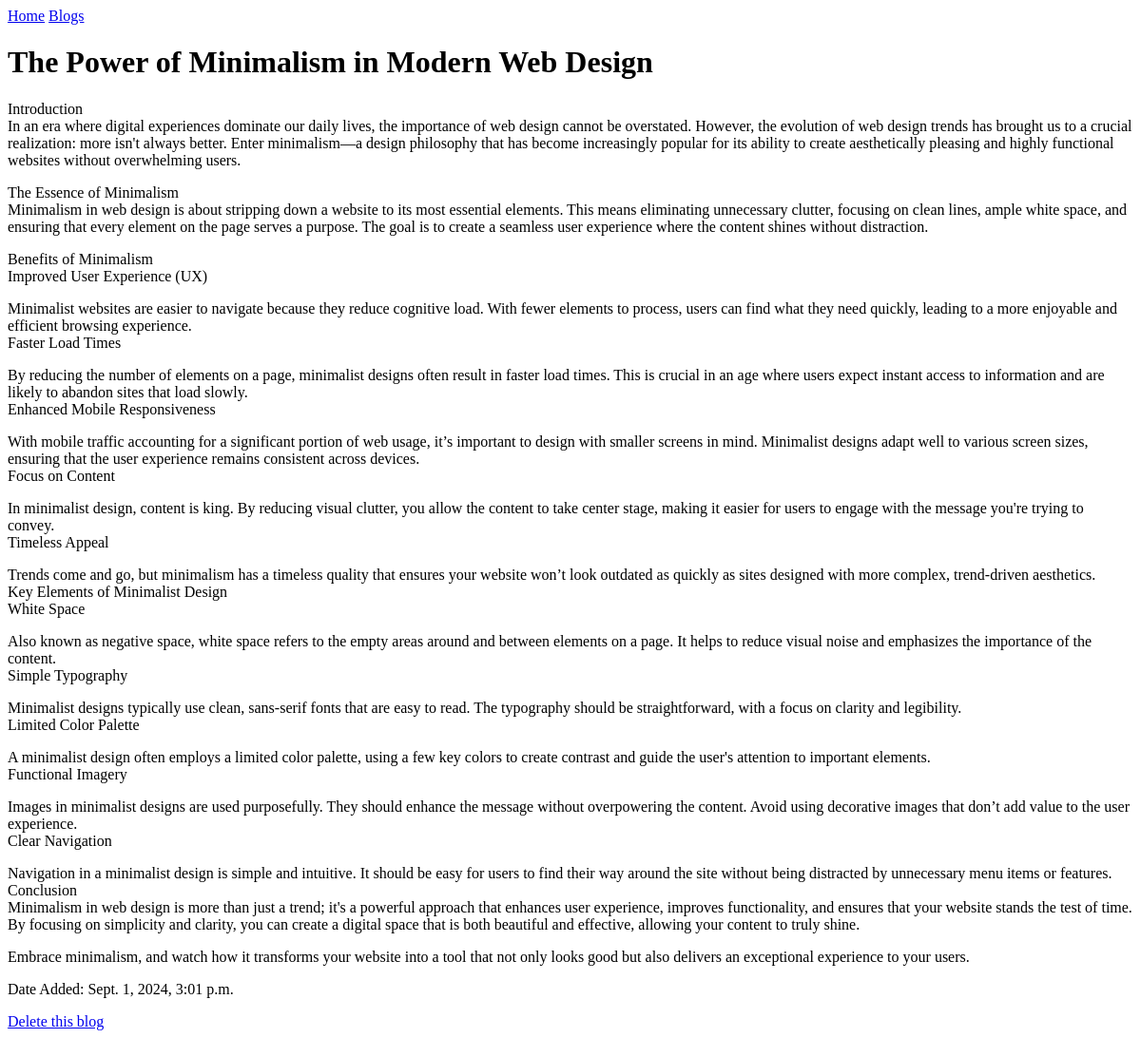
Before: /blog-view/1 with the older database file.
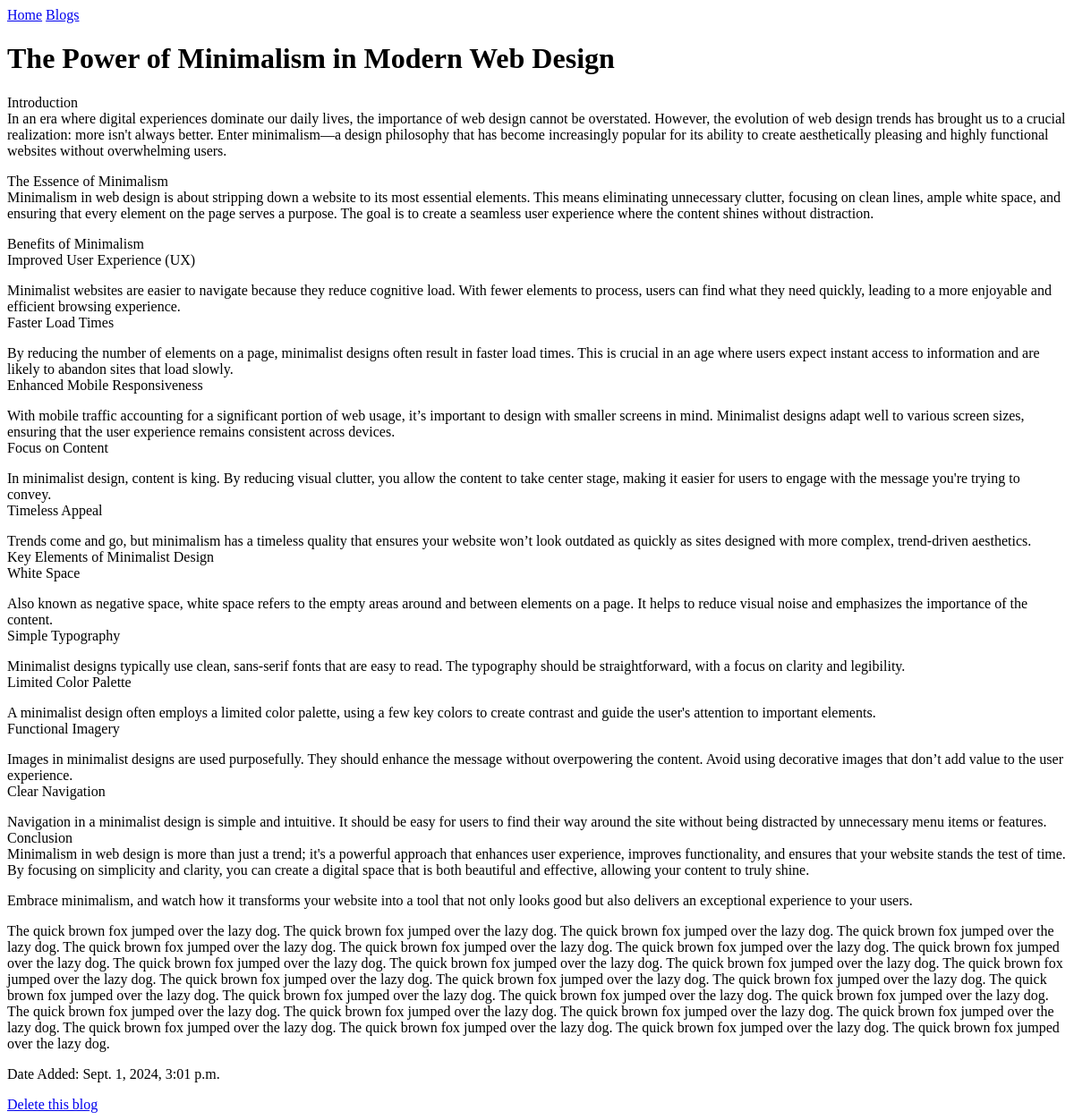
After: the same page with the newer database file.
### blogs/models.py (models this page shows, shortened)
class BlogPost(models.Model):
    title = models.CharField(max_length=200)
    text = models.TextField()
    date_added = models.DateTimeField(auto_now_add=True)

### blogs/views.py (the view)
# urls.py: path('blog-view/<int:title_id>', views.blogpost, name="blogpost"),
def blogpost(request, title_id):
    blogpost = BlogPost.objects.get(id=title_id)
    context = {'blogpost': blogpost}
    return render(request, 'blogs/blogpost.html', context)

### blogs/templates/blogs/blogpost.html (shortened to what this page needs)
{% extends "blogs/base.html" %}
{% block content %}
<h1>{{ blogpost.title }}</h1>
<p>
    {{ blogpost.text|linebreaks }}
</p>
<p>
    Date Added: {{ blogpost.date_added }}
</p>
<a href="{% url 'blogs:delete_blogpost' blogpost.id %}">Delete this blog</a>
<br>
{% endblock content %}

Changed rows visible on the page:
changed BlogPost "The Power of Minimalism in Modern Web Design": text "…experience to your users." → "…experience to your users. The quick brown fox jumped over the lazy dog. The quick brown fox jumped over the lazy dog. The quick brown fox jumped over the lazy dog. The quick brown fox jumped over the lazy dog. The quick brown fox jumped over the lazy dog. The quick brown fox jumped over the lazy dog. The quick brown fox jumped over the lazy dog. The quick brown fox jumped over the lazy dog. The quick brown fox jumped over the lazy dog. The quick brown fox jumped over the lazy dog. The quick brown fox jumped over the lazy dog. The quick brown fox jumped over the lazy dog. The quick brown fox jumped over the lazy dog. The quick brown fox jumped over the lazy dog. The quick brown fox jumped…"
